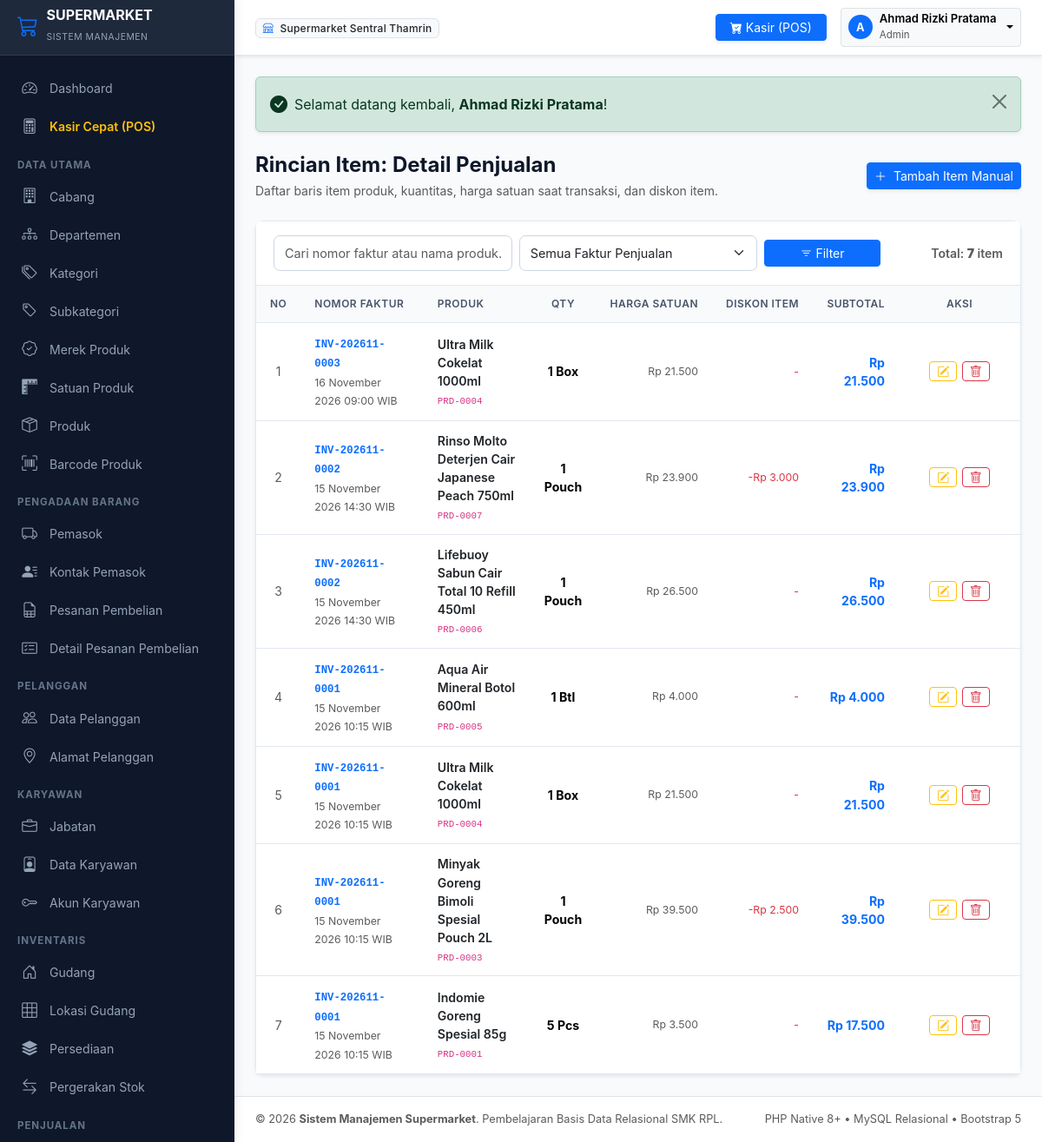
The page /modules/detail_penjualan/index.php (signed in) on the database its author committed.
### tables this page shows
CREATE TABLE `detail_penjualan` (
    `id_detail_penjualan` INT AUTO_INCREMENT PRIMARY KEY,
    `id_penjualan` INT NOT NULL,
    `id_produk` INT NOT NULL,
    `harga_satuan` DECIMAL(15,2) NOT NULL,
    `jumlah` INT NOT NULL,
    `subtotal` DECIMAL(15,2) NOT NULL,
    `diskon_item` DECIMAL(15,2) NOT NULL DEFAULT 0.00,
    INDEX `idx_detail_penjualan_header` (`id_penjualan`),
    INDEX `idx_detail_penjualan_produk` (`id_produk`),
    CONSTRAINT `fk_detail_penjualan_header` FOREIGN KEY (`id_penjualan`) 
        REFERENCES `penjualan` (`id_penjualan`) ON UPDATE CASCADE ON DELETE CASCADE,
    CONSTRAINT `fk_detail_penjualan_produk` FOREIGN KEY (`id_produk`) 
        REFERENCES `produk` (`id_produk`) ON UPDATE CASCADE ON DELETE RESTRICT
);

CREATE TABLE `penjualan` (
    `id_penjualan` INT AUTO_INCREMENT PRIMARY KEY,
    `nomor_faktur` VARCHAR(30) NOT NULL UNIQUE,
    `id_cabang` INT NOT NULL,
    `id_pelanggan` INT DEFAULT NULL,
    `id_karyawan` INT NOT NULL,
    `tanggal_penjualan` DATETIME NOT NULL DEFAULT CURRENT_TIMESTAMP,
    `total_harga` DECIMAL(15,2) NOT NULL DEFAULT 0.00,
    `diskon` DECIMAL(15,2) NOT NULL DEFAULT 0.00,
    `pajak` DECIMAL(15,2) NOT NULL DEFAULT 0.00,
    `total_akhir` DECIMAL(15,2) NOT NULL DEFAULT 0.00,
    `status_pembayaran` ENUM('lunas', 'belum_lunas', 'batal') NOT NULL DEFAULT 'lunas',
    `catatan` TEXT DEFAULT NULL,
    INDEX `idx_penjualan_faktur` (`nomor_faktur`),
    INDEX `idx_penjualan_cabang` (`id_cabang`),
    INDEX `idx_penjualan_pelanggan` (`id_pelanggan`),
    INDEX `idx_penjualan_karyawan` (`id_karyawan`),
    CONSTRAINT `fk_penjualan_cabang` FOREIGN KEY (`id_cabang`) 
        REFERENCES `cabang` (`id_cabang`) ON UPDATE CASCADE ON DELETE RESTRICT,
    CONSTRAINT `fk_penjualan_pelanggan` FOREIGN KEY (`id_pelanggan`) 
        REFERENCES `pelanggan` (`id_pelanggan`) ON UPDATE CASCADE ON DELETE SET NULL,
    CONSTRAINT `fk_penjualan_karyawan` FOREIGN KEY (`id_karyawan`) 
        REFERENCES `karyawan` (`id_karyawan`) ON UPDATE CASCADE ON DELETE RESTRICT
);

CREATE TABLE `produk` (
    `id_produk` INT AUTO_INCREMENT PRIMARY KEY,
    `kode_produk` VARCHAR(30) NOT NULL UNIQUE,
    `nama_produk` VARCHAR(150) NOT NULL,
    `id_subkategori` INT NOT NULL,
    `id_merek` INT NOT NULL,
    `id_satuan` INT NOT NULL,
    `harga_beli` DECIMAL(15,2) NOT NULL DEFAULT 0.00,
    `harga_jual` DECIMAL(15,2) NOT NULL DEFAULT 0.00,
    `stok_minimum` INT NOT NULL DEFAULT 5,
    `deskripsi` TEXT DEFAULT NULL,
    `status` ENUM('aktif', 'nonaktif') NOT NULL DEFAULT 'aktif',
    `created_at` DATETIME NOT NULL DEFAULT CURRENT_TIMESTAMP,
    INDEX `idx_produk_subkategori` (`id_subkategori`),
    INDEX `idx_produk_merek` (`id_merek`),
    INDEX `idx_produk_satuan` (`id_satuan`),
    INDEX `idx_produk_nama` (`nama_produk`),
    CONSTRAINT `fk_produk_subkategori` FOREIGN KEY (`id_subkategori`) 
        REFERENCES `subkategori` (`id_subkategori`) ON UPDATE CASCADE ON DELETE RESTRICT,
    CONSTRAINT `fk_produk_merek` FOREIGN KEY (`id_merek`) 
        REFERENCES `merek_produk` (`id_merek`) ON UPDATE CASCADE ON DELETE RESTRICT,
    CONSTRAINT `fk_produk_satuan` FOREIGN KEY (`id_satuan`) 
        REFERENCES `satuan_produk` (`id_satuan`) ON UPDATE CASCADE ON DELETE RESTRICT
);

CREATE TABLE `satuan_produk` (
    `id_satuan` INT AUTO_INCREMENT PRIMARY KEY,
    `kode_satuan` VARCHAR(20) NOT NULL UNIQUE,
    `nama_satuan` VARCHAR(50) NOT NULL,
    `simbol` VARCHAR(10) NOT NULL,
    `status` ENUM('aktif', 'nonaktif') NOT NULL DEFAULT 'aktif'
);

### modules/detail_penjualan/index.php (the view, shortened to what this page needs)
<?php
require_once __DIR__ . '/../../includes/header.php';
$cari = trim($_GET['cari'] ?? '');
$id_pj = (int)($_GET['id_penjualan'] ?? 0);
$halaman_aktif = (int)($_GET['halaman'] ?? 1);
$limit = 10;
$sqlCount = "
    SELECT COUNT(*)
    FROM detail_penjualan dp
    INNER JOIN penjualan p ON dp.id_penjualan = p.id_penjualan
    INNER JOIN produk pr ON dp.id_produk = pr.id_produk
    WHERE 1=1
";
$params = [];
$stmt = $pdo->prepare($sqlCount);
$stmt->execute($params);
$total_data = (int)$stmt->fetchColumn();
$paginasi = hitung_pagination($total_data, $limit, $halaman_aktif);
$sqlData = "
    SELECT
        dp.*,
        p.nomor_faktur,
        p.tanggal_penjualan,
        p.status_pembayaran,
        pr.kode_produk,
        pr.nama_produk,
        s.simbol AS satuan
    FROM detail_penjualan dp
    INNER JOIN penjualan p ON dp.id_penjualan = p.id_penjualan
    INNER JOIN produk pr ON dp.id_produk = pr.id_produk
    INNER JOIN satuan_produk s ON pr.id_satuan = s.id_satuan
    WHERE 1=1
";
$sqlData .= " ORDER BY dp.id_detail_penjualan DESC LIMIT {$paginasi['limit']} OFFSET {$paginasi['offset']}";
$stmt = $pdo->prepare($sqlData);
$stmt->execute($params);
$daftar_detail = $stmt->fetchAll();
?>
<div class="d-flex flex-column flex-md-row justify-content-between align-items-md-center gap-3 mb-4">
    <div>
        <h4 class="fw-bold mb-1">Rincian Item: Detail Penjualan</h4>
        <p class="text-muted small mb-0">Daftar baris item produk, kuantitas, harga satuan saat transaksi, dan diskon item.</p>
    </div>
    <div class="d-flex gap-2">
        <a href="<?= base_url('modules/detail_penjualan/tambah.php' . ($id_pj ? '?id_penjualan=' . $id_pj : '')) ?>" class="btn btn-primary btn-sm shadow-sm">
            <i class="bi bi-plus-lg me-1"></i> Tambah Item Manual
        </a>
    </div>
</div>
<div class="card shadow-sm">
    <div class="card-header bg-white py-3">
        <form method="GET" action="" class="row g-2 align-items-center">
            <div class="col-sm-5 col-md-4">
                <input type="text" name="cari" class="form-control form-control-sm" placeholder="Cari nomor faktur atau nama produk..." value="<?= escape($cari) ?>">
            </div>
            <div class="col-sm-4 col-md-4">
                <select name="id_penjualan" class="form-select form-select-sm" onchange="this.form.submit()">
                    <option value="">Semua Faktur Penjualan</option>
                </select>
            </div>
            <div class="col-sm-3 col-md-2">
                <button class="btn btn-primary btn-sm w-100" type="submit"><i class="bi bi-filter"></i> Filter</button>
            </div>
            <div class="col-md-2 text-md-end text-muted small">
                Total: <strong><?= $paginasi['total_data'] ?></strong> item
            </div>
        </form>
    </div>
    <div class="table-responsive">
        <table class="table table-hover align-middle">
            <thead>
                <tr>
                    <th style="width: 50px;" class="text-center">No</th>
                    <th>Nomor Faktur</th>
                    <th>Produk</th>
                    <th class="text-center">Qty</th>
                    <th class="text-end">Harga Satuan</th>
                    <th class="text-end">Diskon Item</th>
                    <th class="text-end">Subtotal</th>
                    <th class="text-center" style="width: 140px;">Aksi</th>
                </tr>
            </thead>
            <tbody>
                <?php if (empty($daftar_detail)): ?>
                    <tr>
                        <td colspan="8" class="text-center py-4 text-muted">
                            <i class="bi bi-basket2 fs-3 d-block mb-1"></i> Rincian detail produk tidak ditemukan.
                        </td>
                    </tr>
                <?php else: ?>
                    <?php $no = $paginasi['dari']; foreach ($daftar_detail as $row): ?>
                        <tr>
                            <td class="text-center text-muted"><?= $no++ ?></td>
                            <td>
                                <a href="<?= base_url('modules/penjualan/index.php?cari=' . urlencode($row['nomor_faktur'])) ?>" class="fw-bold text-decoration-none">
                                    <code><?= escape($row['nomor_faktur']) ?></code>
                                </a>
                                <div><small class="text-muted"><?= tanggal_indo($row['tanggal_penjualan'], true) ?></small></div>
                            </td>
                            <td>
                                <div class="fw-semibold text-dark"><?= escape($row['nama_produk']) ?></div>
                                <small class="text-muted"><code><?= escape($row['kode_produk']) ?></code></small>
                            </td>
                            <td class="text-center fw-bold">
                                <?= $row['jumlah'] ?> <?= escape($row['satuan']) ?>
                            </td>
                            <td class="text-end text-muted small"><?= rupiah($row['harga_satuan']) ?></td>
                            <td class="text-end text-danger small"><?= (float)$row['diskon_item'] > 0 ? '-' . rupiah($row['diskon_item']) : '-' ?></td>
                            <td class="text-end fw-bold text-primary"><?= rupiah($row['subtotal']) ?></td>
                            <td class="text-center">
                                <div class="btn-action-group">
                                    <a href="<?= base_url('modules/detail_penjualan/edit.php?id=' . $row['id_detail_penjualan']) ?>" class="btn btn-outline-warning btn-sm py-0 px-2" title="Ubah Item">
                                        <i class="bi bi-pencil-square"></i>
                                    </a>
                                    <button type="button" class="btn btn-outline-danger btn-sm py-0 px-2" data-bs-toggle="modal" data-bs-target="#modalKonfirmasiHapus" data-url="<?= base_url('modules/detail_penjualan/hapus.php?id=' . $row['id_detail_penjualan']) ?>" data-nama="<?= escape($row['nama_produk']) ?> (Faktur: <?= escape($row['nomor_faktur']) ?>)" title="Hapus Item">
                                        <i class="bi bi-trash"></i>
                                    </button>
                                </div>
                            </td>
                        </tr>
                    <?php endforeach; ?>
                <?php endif; ?>
            </tbody>
        </table>
    </div>
</div>
<?php require_once __DIR__ . '/../../includes/footer.php'; ?>

### assets/css/style.css (style rules this page uses)
:root { --primary-color: #2563eb; --primary-hover: #1d4ed8; --secondary-color: #475569; --sidebar-bg: #0f172a; --sidebar-header: #1e293b; --sidebar-color: #94a3b8; --sidebar-hover: #ffffff; --sidebar-active-bg: #2563eb; --body-bg: #f8fafc; --card-bg: #ffffff; --border-color: #e2e8f0; --text-primary: #0f172a; --text-secondary: #64748b; --sidebar-width: 270px; --header-height: 64px; }
body { font-family: -apple-system, BlinkMacSystemFont, "Segoe UI", Roboto, "Helvetica Neue", Arial, sans-serif; background-color: var(--body-bg); color: var(--text-primary); min-height: 100vh; overflow-x: hidden; }
.card { border: 1px solid var(--border-color); border-radius: 0.6rem; box-shadow: 0 1px 3px rgba(0, 0, 0, 0.04); background-color: #ffffff; }
.card-header { background-color: #ffffff; border-bottom: 1px solid var(--border-color); padding: 1rem 1.25rem; font-weight: 600; }
.table { margin-bottom: 0; font-size: 0.88rem; vertical-align: middle; }
.table thead th { background-color: #f8fafc; color: #475569; font-weight: 600; text-transform: uppercase; font-size: 0.75rem; letter-spacing: 0.04em; border-bottom: 1px solid var(--border-color); white-space: nowrap; padding: 0.75rem 1rem; }
.table tbody td { padding: 0.75rem 1rem; border-bottom: 1px solid var(--border-color); }
.form-control, .form-select { border-color: #cbd5e1; font-size: 0.9rem; border-radius: 0.45rem; padding: 0.55rem 0.75rem; }
.btn-action-group { display: inline-flex; gap: 0.35rem; }

### rows shown on the page
detail_penjualan: id_penjualan.nomor_faktur "INV-202611-0003", id_penjualan.tanggal_penjualan "16 November 2026 09:00 WIB", id_produk.nama_produk "Ultra Milk Cokelat 1000ml", id_produk.kode_produk "PRD-0004", jumlah "1", satuan_produk.simbol "Box", harga_satuan "Rp 21.500", subtotal "Rp 21.500"
detail_penjualan: id_penjualan.nomor_faktur "INV-202611-0002", id_penjualan.tanggal_penjualan "15 November 2026 14:30 WIB", id_produk.nama_produk "Rinso Molto Deterjen Cair Japanese Peach 750ml", id_produk.kode_produk "PRD-0007", jumlah "1", satuan_produk.simbol "Pouch", harga_satuan "Rp 23.900", diskon_item "Rp 3.000", subtotal "Rp 23.900"
detail_penjualan: id_penjualan.nomor_faktur "INV-202611-0002", id_penjualan.tanggal_penjualan "15 November 2026 14:30 WIB", id_produk.nama_produk "Lifebuoy Sabun Cair Total 10 Refill 450ml", id_produk.kode_produk "PRD-0006", jumlah "1", satuan_produk.simbol "Pouch", harga_satuan "Rp 26.500", subtotal "Rp 26.500"
detail_penjualan: id_penjualan.nomor_faktur "INV-202611-0001", id_penjualan.tanggal_penjualan "15 November 2026 10:15 WIB", id_produk.nama_produk "Aqua Air Mineral Botol 600ml", id_produk.kode_produk "PRD-0005", jumlah "1", satuan_produk.simbol "Btl", harga_satuan "Rp 4.000", subtotal "Rp 4.000"
detail_penjualan: id_penjualan.nomor_faktur "INV-202611-0001", id_penjualan.tanggal_penjualan "15 November 2026 10:15 WIB", id_produk.nama_produk "Ultra Milk Cokelat 1000ml", id_produk.kode_produk "PRD-0004", jumlah "1", satuan_produk.simbol "Box", harga_satuan "Rp 21.500", subtotal "Rp 21.500"
detail_penjualan: id_penjualan.nomor_faktur "INV-202611-0001", id_penjualan.tanggal_penjualan "15 November 2026 10:15 WIB", id_produk.nama_produk "Minyak Goreng Bimoli Spesial Pouch 2L", id_produk.kode_produk "PRD-0003", jumlah "1", satuan_produk.simbol "Pouch", harga_satuan "Rp 39.500", diskon_item "Rp 2.500", subtotal "Rp 39.500"
detail_penjualan: id_penjualan.nomor_faktur "INV-202611-0001", id_penjualan.tanggal_penjualan "15 November 2026 10:15 WIB", id_produk.nama_produk "Indomie Goreng Spesial 85g", id_produk.kode_produk "PRD-0001", jumlah "5", satuan_produk.simbol "Pcs", harga_satuan "Rp 3.500", subtotal "Rp 17.500"

### other values the page prints
$user_aktif['nama_cabang'] "Supermarket Sentral Thamrin"
substr($user_aktif['nama_karyawan'], 0, 1) "A"
$user_aktif['nama_karyawan'] "Ahmad Rizki Pratama"
$user_aktif['peran'] "Admin"
$pesan "Selamat datang kembali, Ahmad Rizki Pratama !"
$paginasi['total_data'] "7"
